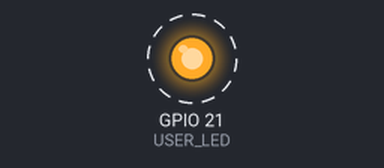
Simulated run of this sketch. Board: ESP32-S3. On the bench: output pins drawn as LEDs (lit = HIGH). Dashed ring = blinking. WiFi joins after 1.5 s; servers stay silent unless stated; no MQTT or app messages arrive unless stated; what the sketch prints to the serial monitor is not drawn.

Above: at 1.8 s.
Timing chart, 0 to 4.7 s (numbered marks = the images above):
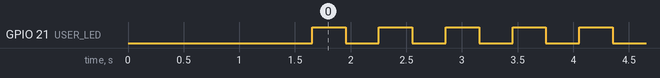

The sketch:

onPower_BlinkSendMQTT.ino
```cpp
#include <WiFi.h>
#include <PubSubClient.h>

// Replace with your network credentials
const char* ssid = "PC-MATTEO";
const char* password = "matteooo";

// Replace with your MQTT broker info
const char* mqtt_server = "192.168.137.212";
const int mqtt_port = 1883;
const char* topic = "onPower";

WiFiClient espClient;
PubSubClient client(espClient);

const int USER_LED = 21;  // GPIO21 = LED giallo USER

String clientId;

void setup_wifi() {
  Serial.print("Connecting WiFi ");
  WiFi.begin(ssid, password);
  while (WiFi.status() != WL_CONNECTED) {
    Serial.print(".");
    delay(300);
  }
  Serial.println("Connected");
  Serial.printf("%s: %d dBm\n", WiFi.SSID().c_str(), WiFi.RSSI());
}

void reconnect() {
  Serial.print("Connecting MQTT ");
  while (!client.connected()) {
    clientId = "ESP32S3-" + String((uint32_t)ESP.getEfuseMac(), HEX);
    if (client.connect(clientId.c_str())) {
      String message = "Hi, I'm "+clientId;
      client.publish(topic, message.c_str());
      Serial.println("Connected");
    } else {
      Serial.print(".");
      delay(500);
    }
  }
}

void setup() {
  pinMode(USER_LED, OUTPUT);
  digitalWrite(USER_LED, LOW);

  Serial.begin(115200);
  delay(100);
  Serial.println("Starting...");

  setup_wifi();
  client.setServer(mqtt_server, 1883);
  reconnect();
}

void loop() {
  if (!client.connected()) reconnect();
  client.loop();

  Serial.println("Hi, I'm "+clientId);

  // Blink USER LED
  digitalWrite(USER_LED, HIGH);
  delay(300);
  digitalWrite(USER_LED, LOW);
  delay(300);
}
```

Measured:
- by itself, GPIO 21 (USER_LED): alternates HIGH for 0.30 s and LOW for 0.30 s
